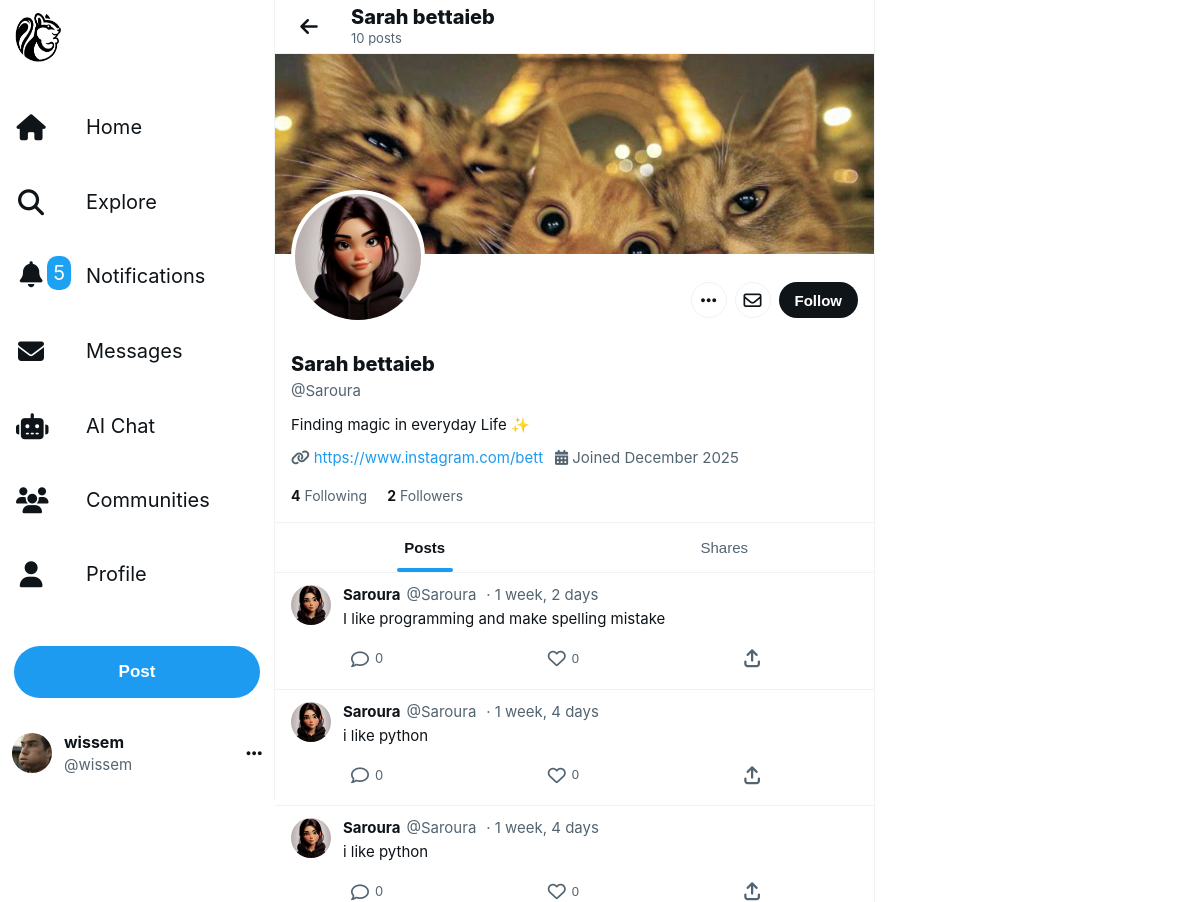
The page /profile/11/ (signed in, upper part) on the database as committed earlier.
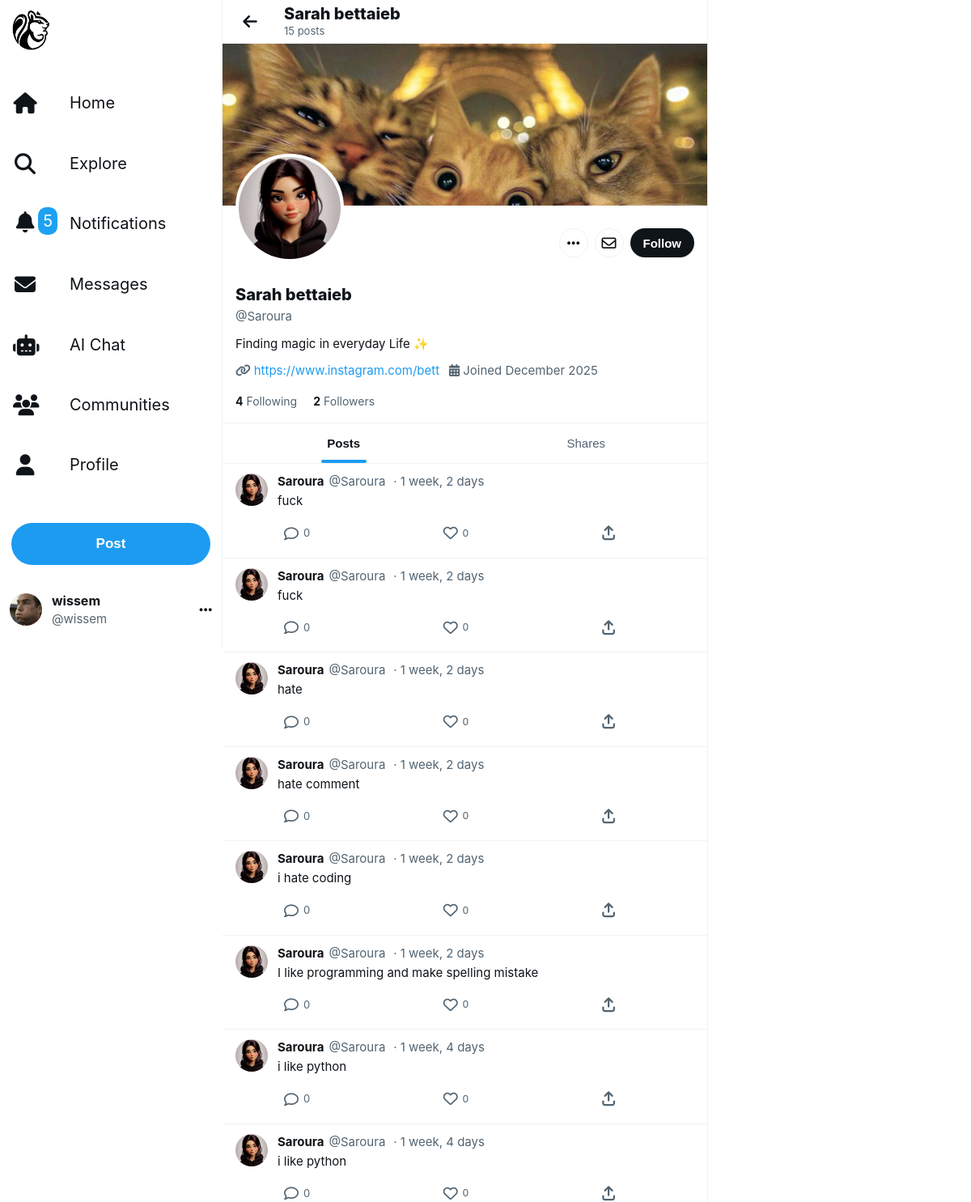
The same page on the database as committed later.
### musker/models.py (models this page shows, shortened)
class Meep(models.Model):
    user = models.ForeignKey(User, related_name="meeps", on_delete=models.CASCADE)
    body = models.CharField(max_length=200)
    image = models.ImageField(upload_to='meep_images/', null=True, blank=True)  # ← THIS LINE MUST BE HERE
    created_at = models.DateTimeField(auto_now_add=True)
    likes = models.ManyToManyField(User, related_name="meep_like", blank=True)
    is_toxic = models.BooleanField(default=False)
    is_borderline = models.BooleanField(default=False)
    toxicity_score = models.FloatField(default=0.0)
    toxicity_label = models.CharField(max_length=20, default='safe')
    def number_of_likes(self):
        return self.likes.count()
    class Meta:
        ordering = ['-created_at']

class Profile(models.Model):
    user = models.OneToOneField(User, on_delete=models.CASCADE)
    follows = models.ManyToManyField("self", related_name="followed_by", symmetrical=False, blank=True)
    profile_image = models.ImageField(upload_to='profile_images/', blank=True, null=True)
    cover_image = models.ImageField(upload_to='cover_images/', blank=True, null=True)
    bio = models.TextField(max_length=200, blank=True)
    location = models.CharField(max_length=100, blank=True)
    website = models.URLField(blank=True)
    date_modified = models.DateTimeField(auto_now=True)
    date_created = models.DateTimeField(auto_now_add=True, null=True, blank=True)
    @property
    def followers_count(self):
        return self.followed_by.count()
    @property
    def following_count(self):
        return self.follows.count()

### musker/views.py (the view, shortened to what this page needs)
# urls.py: path('profile/<int:pk>/', views.profile, name='profile'),
def profile(request, pk):
    if not request.user.is_authenticated:
        messages.error(request, "You must be logged in to view profiles")
        return redirect('home')
    profile = get_object_or_404(Profile, user_id=pk)
    meeps = Meep.objects.filter(user_id=pk).order_by("-created_at")
    shared_meeps = Meep.objects.filter(shares__user_id=pk).order_by("-created_at")
    return render(request, "profile.html", {
        "profile": profile,
        "meeps": meeps,
        "shared_meeps": shared_meeps
    })

### musker/context_processors.py (called while the page is built)
def get_suggested_profiles(user, limit=3):
    try:
        from .models import Profile
        if not user.is_authenticated:
            return []
        suggested = list(Profile.objects.exclude(
            user=user
        ).exclude(
            followed_by=user.profile
        ).annotate(
            follower_count=Count('followed_by')
        ).order_by('-follower_count')[:limit])
        logger.info(f"👥 Found {len(suggested)} suggested profiles for {user.username}")
        return suggested
    except Exception as e:
        logger.error(f"❌ Error getting suggested profiles: {e}")
        import traceback
        logger.error(traceback.format_exc())
        return []

### musker/templates/profile.html (shortened to what the changed rows need)
{% load static %}
<!DOCTYPE html>
<html lang="en">
<head>
    <link rel="stylesheet" href="https://cdnjs.cloudflare.com/ajax/libs/font-awesome/6.4.0/css/all.min.css">
    <link rel="stylesheet" href="{% static 'assets/css/profile.css' %}">
    <link rel="stylesheet" href="{% static 'assets/css/share-menu.css' %}">
</head>
<body>
<div class="main-container">
    <div class="main-content">
        <div class="content-header">
            <div class="header-content">
                <div class="header-title">
                    <div class="header-name">{{ profile.user.get_full_name|default:profile.user.username }}</div>
                    <div class="header-count">{{ meeps.count }} posts</div>
                </div>
            </div>
        </div>
        <div class="profile-header">
            <div class="profile-info-section">
                <div class="profile-details">
                    <h1 class="profile-name">
                        {{ profile.user.get_full_name|default:profile.user.username }}
                    </h1>
                </div>
            </div>
        </div>
        <div id="posts-tab">
            {% if meeps %}
                {% for meep in meeps %}
                    <div class="post-card">
                        <div class="post-header">
                            <a href="{% url 'profile' meep.user.pk %}">
                                {% if meep.user.profile.profile_image %}
                                    <img src="{{ meep.user.profile.profile_image.url }}" class="post-avatar">
                                {% else %}
                                    <img src="https://abs.twimg.com/sticky/default_profile_images/default_profile_400x400.png" class="post-avatar">
                                {% endif %}
                            </a>
                            <div class="post-content">
                                <div class="post-user-info">
                                    <a href="{% url 'profile' meep.user.pk %}" class="post-username">{{ meep.user.username }}</a>
                                    <span class="post-handle">@{{ meep.user.username }}</span>
                                    <span class="post-date">{{ meep.created_at|timesince }}</span>
                                </div>
                                <div class="post-body">{{ meep.body }}</div>
                                <div class="post-actions">
                                    <a href="{% url 'meep_show' meep.id %}" class="action-button">
                                        <i class="far fa-comment"></i>
                                        <span>{{ meep.comments.count }}</span>
                                    </a>
                                    <form method="post" action="{% url 'meep_like' meep.id %}">
                                        <button type="submit" class="action-button like {% if user in meep.likes.all %}liked{% endif %}">
                                            <i class="{% if user in meep.likes.all %}fas{% else %}far{% endif %} fa-heart"></i>
                                            <span>{{ meep.number_of_likes }}</span>
                                        </button>
                                    </form>
                                    <div class="share-wrapper">
                                        <a href="#" class="action-button" onclick="toggleShareMenu(event, '{{ meep.id }}')">
                                            <i class="fas fa-arrow-up-from-bracket"></i>
                                        </a>
                                    </div>
                                </div>
                            </div>
                        </div>
                    </div>
                {% endfor %}
            {% else %}
                <div class="empty-state">
                    <i class="far fa-comment"></i>
                    <h3>No posts yet</h3>
                    <p>When @{{ profile.user.username }} posts, they'll show up here.</p>
                </div>
            {% endif %}
        </div>
    </div>
</div>
</body>
</html>

Rows that differ between the two databases and show on the page:
added Meep: user.profile.profile_image (picture), user.username "Saroura", created_at "1 week, 2 days", body "fuck", comments.count "0", number_of_likes "0"
added Meep: user.profile.profile_image (picture), user.username "Saroura", created_at "1 week, 2 days", body "fuck", comments.count "0", number_of_likes "0"
added Meep: user.profile.profile_image (picture), user.username "Saroura", created_at "1 week, 2 days", body "hate", comments.count "0", number_of_likes "0"
added Meep: user.profile.profile_image (picture), user.username "Saroura", created_at "1 week, 2 days", body "hate comment", comments.count "0", number_of_likes "0"
added Meep: user.profile.profile_image (picture), user.username "Saroura", created_at "1 week, 2 days", body "i hate coding", comments.count "0", number_of_likes "0"
Other text that changed with them:
{{ meeps.count }}: "10" → "15"
